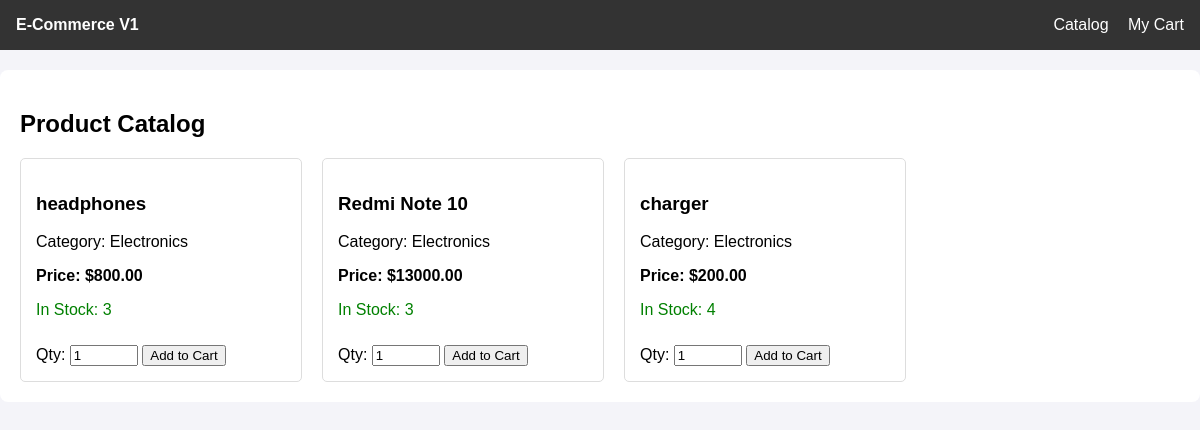
Before: / with the older database file.
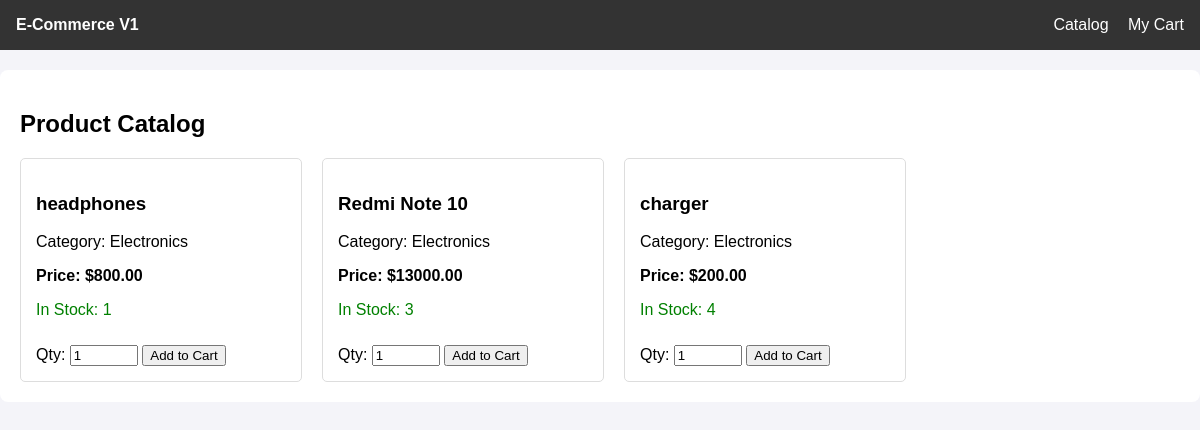
After: the same page with the newer database file.
### catalog/models.py (models this page shows, shortened)
class Product(models.Model):
    category = models.ForeignKey(Category, related_name='products', on_delete=models.CASCADE)
    name = models.CharField(max_length=200)
    price = models.DecimalField(max_digits=10, decimal_places=2)
    stock_quantity = models.PositiveIntegerField(default=0)

class Category(models.Model):
    name = models.CharField(max_length=100, unique=True)
    description = models.TextField(blank=True)

### catalog/views.py (the view)
# urls.py: path('', catalog_views.product_list, name='product_list'),
def product_list(request):
    products = Product.objects.all()
    return render(request, 'catalog/product_list.html', {'products': products})

### templates/catalog/product_list.html (shortened to what this page needs)
{% extends 'base.html' %}
{% block content %}
    <h2>Product Catalog</h2>
    <div style="display: flex; flex-wrap: wrap; gap: 20px;">
        {% for product in products %}
            <div style="border: 1px solid #ddd; padding: 15px; border-radius: 5px; width: 250px;">
                <h3>{{ product.name }}</h3>
                <p>Category: {{ product.category.name }}</p>
                <p><strong>Price: ${{ product.price }}</strong></p>
                {% if product.stock_quantity > 0 %}
                    <p style="color: green;">In Stock: {{ product.stock_quantity }}</p>
                    <form action="/cart/add/{{ product.id }}/" method="POST">
                        <label for="quantity">Qty:</label>
                        <input type="number" name="quantity" value="1" min="1" max="{{ product.stock_quantity }}" required style="width: 60px;">
                        <button type="submit" style="margin-top: 10px;">Add to Cart</button>
                    </form>
                {% else %}
                    <p style="color: red;">Out of Stock</p>
                {% endif %}
            </div>
        {% empty %}
            <p>No products available right now.</p>
        {% endfor %}
    </div>
{% endblock %}

### templates/base.html (shortened to what this page needs)
<!DOCTYPE html>
<html lang="en">
<head>
</head>
<body>
    <header>
        <div>
            <strong>E-Commerce V1</strong>
        </div>
        <nav>
            <a href="/">Catalog</a>
            <a href="/cart/">My Cart</a>
        </nav>
    </header>
    <div class="container">
        {% block content %}
        {% endblock %}
    </div>
</body>
</html>

### templates/base.html (style rules this page uses)
body { font-family: Arial, sans-serif; margin: 0; padding: 0; background-color: #f4f4f9; }
header { background-color: #333; color: white; padding: 1rem; display: flex; justify-content: space-between; }
header a { color: white; text-decoration: none; margin-left: 15px; }
.container { max-width: 1200px; margin: 20px auto; padding: 20px; background: white; border-radius: 8px; }

Changed rows visible on the page:
changed Product "headphones": stock_quantity "3" → "1"
